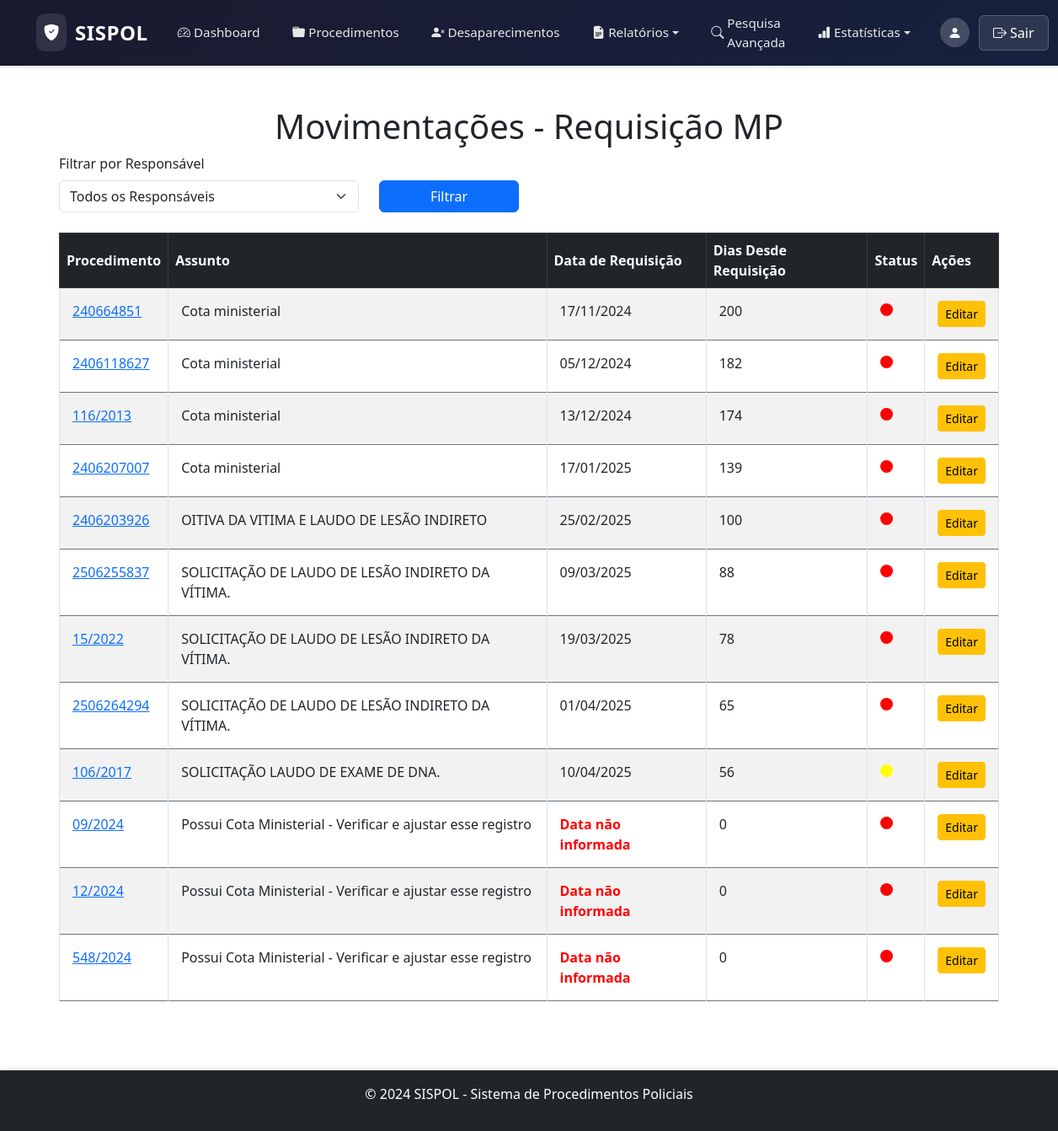
Screenshot of /public/cotas.php (signed in) with the database file from the repository.
### tables this page shows
CREATE TABLE `Movimentacoes` (
  `ID` int NOT NULL,
  `TipoID` int NOT NULL,
  `Assunto` varchar(255) NOT NULL,
  `Situacao` enum('Em andamento','Prazo Vencido','Finalizado') NOT NULL,
  `Detalhes` text,
  `DataCriacao` datetime DEFAULT CURRENT_TIMESTAMP,
  `DataVencimento` datetime NOT NULL,
  `DataConclusao` date DEFAULT NULL,
  `ProcedimentoID` int NOT NULL,
  `UsuarioID` int NOT NULL,
  `ResponsavelID` int NOT NULL,
  `DataRequisicao` date DEFAULT NULL
);

CREATE TABLE `Procedimentos` (
  `ID` int NOT NULL,
  `SituacaoID` int NOT NULL,
  `TipoID` int NOT NULL,
  `OrigemID` int NOT NULL,
  `NumeroProcedimento` varchar(50) NOT NULL,
  `DataFato` date DEFAULT NULL,
  `DataInstauracao` date DEFAULT NULL,
  `MotivoAparente` text,
  `EscrivaoID` int NOT NULL,
  `DelegadoID` int NOT NULL,
  `DelegaciaID` int NOT NULL,
  `DataCriacao` datetime DEFAULT CURRENT_TIMESTAMP,
  `DataAtualizacao` datetime DEFAULT CURRENT_TIMESTAMP ON UPDATE CURRENT_TIMESTAMP,
  `MeioEmpregadoID` int DEFAULT NULL,
  `Dependente` tinyint(1) NOT NULL DEFAULT '0' COMMENT 'Informa se o crime investigado já é apurado em outro procedimento.',
  `Favorito` tinyint(1) NOT NULL DEFAULT '0'
);

### public/cotas.php (the view, shortened to what this page needs)
<?php
include '../includes/header.php';
$responsavelID = $_GET['responsavel_id'] ?? null;
$query = "
    SELECT
        m.ID as MovimentacaoID,
        m.ProcedimentoID,
        p.NumeroProcedimento,
        m.Assunto,
        m.DataRequisicao,
        m.ResponsavelID,
        DATEDIFF(CURDATE(), m.DataRequisicao) AS DiasDesdeRequisicao
    FROM Movimentacoes m
    INNER JOIN Procedimentos p ON m.ProcedimentoID = p.ID
    WHERE m.TipoID = 1 AND m.Situacao = 'Em andamento'
";
$query .= " ORDER BY DiasDesdeRequisicao DESC";
try {
    $stmt = $pdo->prepare($query);
    if ($responsavelID) {
        $stmt->execute(['responsavel_id' => $responsavelID]);
    } else {
        $stmt->execute();
    }
    $movimentacoes = $stmt->fetchAll(PDO::FETCH_ASSOC);
} catch (PDOException $e) {
    die("Erro ao buscar movimentações: " . $e->getMessage());
}
?>
<div class="container mt-5">
    <h1 class="text-center">Movimentações - Requisição MP</h1>
    <form method="GET" class="mb-4">
        <div class="row">
            <div class="col-md-4">
                <label for="responsavel_id" class="form-label">Filtrar por Responsável</label>
                <select name="responsavel_id" id="responsavel_id" class="form-select">
                    <option value="">Todos os Responsáveis</option>
                </select>
            </div>
            <div class="col-md-2 d-flex align-items-end">
                <button type="submit" class="btn btn-primary w-100">Filtrar</button>
            </div>
        </div>
    </form>
    <table class="table table-striped table-bordered mt-4">
        <thead class="table-dark">
            <tr>
                <th>Procedimento</th>
                <th>Assunto</th>
                <th>Data de Requisição</th>
                <th>Dias Desde Requisição</th>
                <th>Status</th>
                <th>Ações</th>
            </tr>
        </thead>
        <tbody>
            <?php if (!empty($movimentacoes)): ?>
                <?php foreach ($movimentacoes as $mov): ?>
                    <tr>
                        <td>
                            <a href="ver_procedimento.php?id=<?= htmlspecialchars($mov['ProcedimentoID']) ?>">
                                <?= htmlspecialchars($mov['NumeroProcedimento']) ?>
                            </a>
                        </td>
                        <td><?= htmlspecialchars($mov['Assunto'] ?? '') ?></td>
                        <td>
                            <?php if (!empty($mov['DataRequisicao'])): ?>
                                <?= htmlspecialchars(date('d/m/Y', strtotime($mov['DataRequisicao']))) ?>
                            <?php else: ?>
                                <span style="color: red; font-weight: bold;">Data não informada</span>
                            <?php endif; ?>
                        </td>
                        <td><?= htmlspecialchars($mov['DiasDesdeRequisicao'] ?? '0') ?></td>
                        <td>
                            <?php
                            $dias = $mov['DiasDesdeRequisicao'] ?? null;
                            $cor = 'red';
                            if (!empty($mov['DataRequisicao'])) {
                                if ($dias < 40) {
                                    $cor = 'green';
                                } elseif ($dias >= 40 && $dias < 60) {
                                    $cor = 'yellow';
                                }
                            }
                            ?>
                            <span style="display: inline-block; width: 15px; height: 15px; border-radius: 50%; background-color: <?= $cor ?>;"></span>
                        </td>
                        <td>
<a href="mov.php?id=<?= htmlspecialchars($mov['MovimentacaoID']) ?>&procedimento_id=<?= htmlspecialchars($mov['ProcedimentoID']) ?>&origem=relatorio" class="btn btn-warning btn-sm">
    Editar
</a>
                        </td>
                    </tr>
                <?php endforeach; ?>
            <?php else: ?>
                <tr>
                    <td colspan="6" class="text-center">Nenhuma movimentação encontrada.</td>
                </tr>
            <?php endif; ?>
        </tbody>
    </table>
</div>
<?php include '../includes/footer.php'; ?>

### includes/header.php (shortened to what this page needs)
<!DOCTYPE html>
<html lang="pt-BR">
<head>
    <link href="https://cdn.jsdelivr.net/npm/bootstrap@5.3.0/dist/css/bootstrap.min.css" rel="stylesheet">
    <link href="https://cdn.jsdelivr.net/npm/bootstrap-icons/font/bootstrap-icons.css" rel="stylesheet">
    <link href="https://cdnjs.cloudflare.com/ajax/libs/font-awesome/5.15.4/css/all.min.css" rel="stylesheet">
    <link href="https://cdn.jsdelivr.net/npm/select2@4.1.0-rc.0/dist/css/select2.min.css" rel="stylesheet" />
    <link rel="stylesheet" href="<?= BASE_URL ?>/assets/css/styles.css">
</head>
<body>
<nav class="navbar navbar-expand-lg navbar-dark">
    <div class="container" style="max-width: 95%; margin: 0 auto;">
        <a class="navbar-brand" href="<?= BASE_URL ?>/public/dashboard.php">
            <span class="brand-icon">
                <i class="bi bi-shield-fill-check"></i>
            </span>
            SISPOL
        </a>
        <div class="collapse navbar-collapse" id="navbarNav">
            <ul class="navbar-nav me-auto">
                <li class="nav-item">
                    <a class="nav-link" href="<?= BASE_URL ?>/public/dashboard.php">
                        <i class="bi bi-speedometer2 me-1"></i> Dashboard
                    </a>
                </li>
                <li class="nav-item">
                    <a class="nav-link" href="<?= BASE_URL ?>/public/procedimentos.php">
                        <i class="bi bi-folder-fill me-1"></i> Procedimentos
                    </a>
                </li>
                <li class="nav-item">
                    <a class="nav-link" href="<?= BASE_URL ?>/public/desaparecimentos.php">
                        <i class="bi bi-person-x-fill me-1"></i> Desaparecimentos
                    </a>
                </li>
                <li class="nav-item dropdown">
                    <a class="nav-link dropdown-toggle" href="#" id="relatorioDropdown" role="button" data-bs-toggle="dropdown" aria-expanded="false">
                        <i class="bi bi-file-earmark-text-fill me-1"></i> Relatórios
                    </a>
                </li>
                <li class="nav-item">
                    <a class="nav-link" href="<?= BASE_URL ?>/public/pesquisa_avancada.php">
                        <i class="bi bi-search me-1"></i> Pesquisa Avançada
                    </a>
                </li>
                <li class="nav-item dropdown">
                    <a class="nav-link dropdown-toggle" href="#" id="navbarDropdownGraficos" role="button" data-bs-toggle="dropdown" aria-expanded="false">
                        <i class="bi bi-bar-chart-fill me-1"></i> Estatísticas
                    </a>
                </li>
            </ul>
            <?php if (isset($_SESSION['usuario'])): ?>
                <div class="user-menu">
                    <span class="user-avatar">
                        <i class="bi bi-person-fill"></i>
                    </span>
                    <a class="nav-link logout-btn" href="<?= BASE_URL ?>/public/logout.php">
                        <i class="bi bi-box-arrow-right me-1"></i> Sair
                    </a>
                </div>
            <?php endif; ?>
        </div>
    </div>
</nav>

### includes/footer.php (shortened to what this page needs)
    <footer class="bg-dark text-white text-center py-3" style="position: relative; margin-top: 50px;">
        <p>&copy; 2024 SISPOL - Sistema de Procedimentos Policiais</p>
    </footer>
</body>
</html>

### assets/css/styles.css (style rules this page uses)
html, body { height: 100%; margin: 0; display: flex; flex-direction: column; }
footer { background-color: #343a40; color: white; text-align: center; padding: 10px 0; width: 100%; flex-shrink: 0; box-shadow: 0 -2px 5px rgba(0, 0, 0, 0.1); }
.navbar-brand, .nav-link { display: flex; align-items: center; height: 100%; }
.navbar-nav .nav-link { padding: 0 15px; font-size: 0.95rem; }
.navbar-brand { font-size: 1.5rem; font-weight: bold; letter-spacing: 1px; }
.table td, .table th { vertical-align: middle; }
.table td { padding: 15px 15px; vertical-align: top; }
.table tbody tr { border-top: 1px solid #6c757d; border-bottom: 1px solid #6c757d; }
.form-select, .form-control { width: 100%; box-sizing: border-box; }

### includes/header.php (style rules this page uses)
.navbar { background: linear-gradient(135deg, #1a1a2e 0%, #16213e 100%); padding: 0.5rem 0; box-shadow: 0 2px 4px rgba(0,0,0,0.1); }
.navbar-brand { display: flex; align-items: center; font-weight: 700; font-size: 1.5rem; color: #fff !important; letter-spacing: 0.5px; }
.brand-icon { background: rgba(255, 255, 255, 0.1); padding: 8px; border-radius: 10px; margin-right: 10px; display: flex; align-items: center; justify-content: center; }
.brand-icon i { font-size: 1.2rem; color: #fff; }
.nav-link { color: rgba(255, 255, 255, 0.9) !important; font-weight: 500; padding: 0.5rem 1rem !important; border-radius: 6px; transition: all 0.3s ease; margin: 0 0.2rem; }
.user-menu { display: flex; align-items: center; margin-left: 1rem; }
.user-avatar { width: 35px; height: 35px; border-radius: 50%; background: rgba(255, 255, 255, 0.2); display: flex; align-items: center; justify-content: center; margin-right: 0.5rem; }
.user-avatar i { color: #fff; font-size: 1rem; }
.logout-btn { background: rgba(255, 255, 255, 0.1); border: 1px solid rgba(255, 255, 255, 0.2); padding: 0.4rem 1rem; border-radius: 6px; color: #fff !important; font-weight: 500; transition: all 0.3s ease; }

### rows the page displays
movimentacoes: ProcedimentoID.NumeroProcedimento "240664851", Assunto "Cota ministerial", DataRequisicao "17/11/2024", DiasDesdeRequisicao "200"
movimentacoes: ProcedimentoID.NumeroProcedimento "2406118627", Assunto "Cota ministerial", DataRequisicao "05/12/2024", DiasDesdeRequisicao "182"
movimentacoes: ProcedimentoID.NumeroProcedimento "116/2013", Assunto "Cota ministerial", DataRequisicao "13/12/2024", DiasDesdeRequisicao "174"
movimentacoes: ProcedimentoID.NumeroProcedimento "2406207007", Assunto "Cota ministerial", DataRequisicao "17/01/2025", DiasDesdeRequisicao "139"
movimentacoes: ProcedimentoID.NumeroProcedimento "2406203926", Assunto "OITIVA DA VITIMA E LAUDO DE LESÃO INDIRETO", DataRequisicao "25/02/2025", DiasDesdeRequisicao "100"
movimentacoes: ProcedimentoID.NumeroProcedimento "2506255837", Assunto "SOLICITAÇÃO DE LAUDO DE LESÃO INDIRETO DA VÍTIMA.", DataRequisicao "09/03/2025", DiasDesdeRequisicao "88"
movimentacoes: ProcedimentoID.NumeroProcedimento "15/2022", Assunto "SOLICITAÇÃO DE LAUDO DE LESÃO INDIRETO DA VÍTIMA.", DataRequisicao "19/03/2025", DiasDesdeRequisicao "78"
movimentacoes: ProcedimentoID.NumeroProcedimento "2506264294", Assunto "SOLICITAÇÃO DE LAUDO DE LESÃO INDIRETO DA VÍTIMA.", DataRequisicao "01/04/2025", DiasDesdeRequisicao "65"
movimentacoes: ProcedimentoID.NumeroProcedimento "106/2017", Assunto "SOLICITAÇÃO LAUDO DE EXAME DE DNA.", DataRequisicao "10/04/2025", DiasDesdeRequisicao "56"
movimentacoes: ProcedimentoID.NumeroProcedimento "09/2024", Assunto "Possui Cota Ministerial - Verificar e ajustar esse registro", shows "Data não informada", DiasDesdeRequisicao "0"
movimentacoes: ProcedimentoID.NumeroProcedimento "12/2024", Assunto "Possui Cota Ministerial - Verificar e ajustar esse registro", shows "Data não informada", DiasDesdeRequisicao "0"
movimentacoes: ProcedimentoID.NumeroProcedimento "548/2024", Assunto "Possui Cota Ministerial - Verificar e ajustar esse registro", shows "Data não informada", DiasDesdeRequisicao "0"
